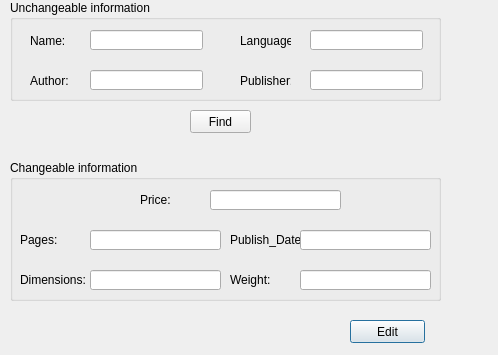
<?xml version="1.0" encoding="UTF-8"?>
<ui version="4.0">
 <class>editform</class>
 <widget class="QDialog" name="editform">
  <property name="geometry">
   <rect>
    <x>0</x>
    <y>0</y>
    <width>498</width>
    <height>355</height>
   </rect>
  </property>
  <property name="windowTitle">
   <string>Dialog</string>
  </property>
  <widget class="QLabel" name="pageslbl">
   <property name="geometry">
    <rect>
     <x>20</x>
     <y>230</y>
     <width>71</width>
     <height>20</height>
    </rect>
   </property>
   <property name="text">
    <string>Pages:</string>
   </property>
  </widget>
  <widget class="QLineEdit" name="pages">
   <property name="geometry">
    <rect>
     <x>90</x>
     <y>230</y>
     <width>131</width>
     <height>20</height>
    </rect>
   </property>
  </widget>
  <widget class="QPushButton" name="addbut">
   <property name="geometry">
    <rect>
     <x>350</x>
     <y>320</y>
     <width>75</width>
     <height>23</height>
    </rect>
   </property>
   <property name="text">
    <string>Edit</string>
   </property>
  </widget>
  <widget class="QLabel" name="weightlbl">
   <property name="geometry">
    <rect>
     <x>230</x>
     <y>270</y>
     <width>71</width>
     <height>20</height>
    </rect>
   </property>
   <property name="text">
    <string>Weight:</string>
   </property>
  </widget>
  <widget class="QLabel" name="pubdatlbl">
   <property name="geometry">
    <rect>
     <x>230</x>
     <y>230</y>
     <width>71</width>
     <height>20</height>
    </rect>
   </property>
   <property name="text">
    <string>Publish_Date:</string>
   </property>
  </widget>
  <widget class="QLineEdit" name="dimen">
   <property name="geometry">
    <rect>
     <x>90</x>
     <y>270</y>
     <width>131</width>
     <height>20</height>
    </rect>
   </property>
   <property name="text">
    <string/>
   </property>
  </widget>
  <widget class="QLineEdit" name="pub_date">
   <property name="geometry">
    <rect>
     <x>300</x>
     <y>230</y>
     <width>131</width>
     <height>20</height>
    </rect>
   </property>
  </widget>
  <widget class="QLabel" name="dimenlbl">
   <property name="geometry">
    <rect>
     <x>20</x>
     <y>270</y>
     <width>71</width>
     <height>20</height>
    </rect>
   </property>
   <property name="text">
    <string>Dimensions:</string>
   </property>
  </widget>
  <widget class="QLineEdit" name="weight">
   <property name="geometry">
    <rect>
     <x>300</x>
     <y>270</y>
     <width>131</width>
     <height>20</height>
    </rect>
   </property>
  </widget>
  <widget class="QLineEdit" name="name">
   <property name="geometry">
    <rect>
     <x>90</x>
     <y>30</y>
     <width>113</width>
     <height>20</height>
    </rect>
   </property>
  </widget>
  <widget class="QLineEdit" name="publisher">
   <property name="geometry">
    <rect>
     <x>310</x>
     <y>70</y>
     <width>113</width>
     <height>20</height>
    </rect>
   </property>
  </widget>
  <widget class="QLabel" name="lblname">
   <property name="geometry">
    <rect>
     <x>30</x>
     <y>30</y>
     <width>51</width>
     <height>21</height>
    </rect>
   </property>
   <property name="text">
    <string>Name:</string>
   </property>
  </widget>
  <widget class="QLineEdit" name="language">
   <property name="geometry">
    <rect>
     <x>310</x>
     <y>30</y>
     <width>113</width>
     <height>20</height>
    </rect>
   </property>
  </widget>
  <widget class="QLineEdit" name="author">
   <property name="geometry">
    <rect>
     <x>90</x>
     <y>70</y>
     <width>113</width>
     <height>20</height>
    </rect>
   </property>
  </widget>
  <widget class="QLabel" name="lanlbl_2">
   <property name="geometry">
    <rect>
     <x>240</x>
     <y>30</y>
     <width>51</width>
     <height>21</height>
    </rect>
   </property>
   <property name="text">
    <string>Language:</string>
   </property>
  </widget>
  <widget class="QPushButton" name="findbut">
   <property name="geometry">
    <rect>
     <x>190</x>
     <y>110</y>
     <width>61</width>
     <height>23</height>
    </rect>
   </property>
   <property name="text">
    <string>Find</string>
   </property>
  </widget>
  <widget class="QLabel" name="publbl_2">
   <property name="geometry">
    <rect>
     <x>240</x>
     <y>70</y>
     <width>51</width>
     <height>21</height>
    </rect>
   </property>
   <property name="text">
    <string>Publisher:</string>
   </property>
  </widget>
  <widget class="QLabel" name="lblauth">
   <property name="geometry">
    <rect>
     <x>30</x>
     <y>70</y>
     <width>51</width>
     <height>21</height>
    </rect>
   </property>
   <property name="text">
    <string>Author:</string>
   </property>
  </widget>
  <widget class="QLabel" name="pricelbl">
   <property name="geometry">
    <rect>
     <x>140</x>
     <y>190</y>
     <width>71</width>
     <height>20</height>
    </rect>
   </property>
   <property name="text">
    <string>Price:</string>
   </property>
  </widget>
  <widget class="QLineEdit" name="price">
   <property name="geometry">
    <rect>
     <x>210</x>
     <y>190</y>
     <width>131</width>
     <height>20</height>
    </rect>
   </property>
  </widget>
  <widget class="QGroupBox" name="groupBox">
   <property name="geometry">
    <rect>
     <x>10</x>
     <y>160</y>
     <width>431</width>
     <height>141</height>
    </rect>
   </property>
   <property name="title">
    <string>Changeable information</string>
   </property>
  </widget>
  <widget class="QGroupBox" name="groupBox_2">
   <property name="geometry">
    <rect>
     <x>10</x>
     <y>0</y>
     <width>431</width>
     <height>101</height>
    </rect>
   </property>
   <property name="title">
    <string>Unchangeable information</string>
   </property>
  </widget>
  <zorder>groupBox_2</zorder>
  <zorder>groupBox</zorder>
  <zorder>pageslbl</zorder>
  <zorder>pages</zorder>
  <zorder>addbut</zorder>
  <zorder>weightlbl</zorder>
  <zorder>pubdatlbl</zorder>
  <zorder>dimen</zorder>
  <zorder>pub_date</zorder>
  <zorder>dimenlbl</zorder>
  <zorder>weight</zorder>
  <zorder>name</zorder>
  <zorder>publisher</zorder>
  <zorder>lblname</zorder>
  <zorder>language</zorder>
  <zorder>author</zorder>
  <zorder>lanlbl_2</zorder>
  <zorder>findbut</zorder>
  <zorder>publbl_2</zorder>
  <zorder>lblauth</zorder>
  <zorder>pricelbl</zorder>
  <zorder>price</zorder>
 </widget>
 <resources/>
 <connections/>
</ui>
